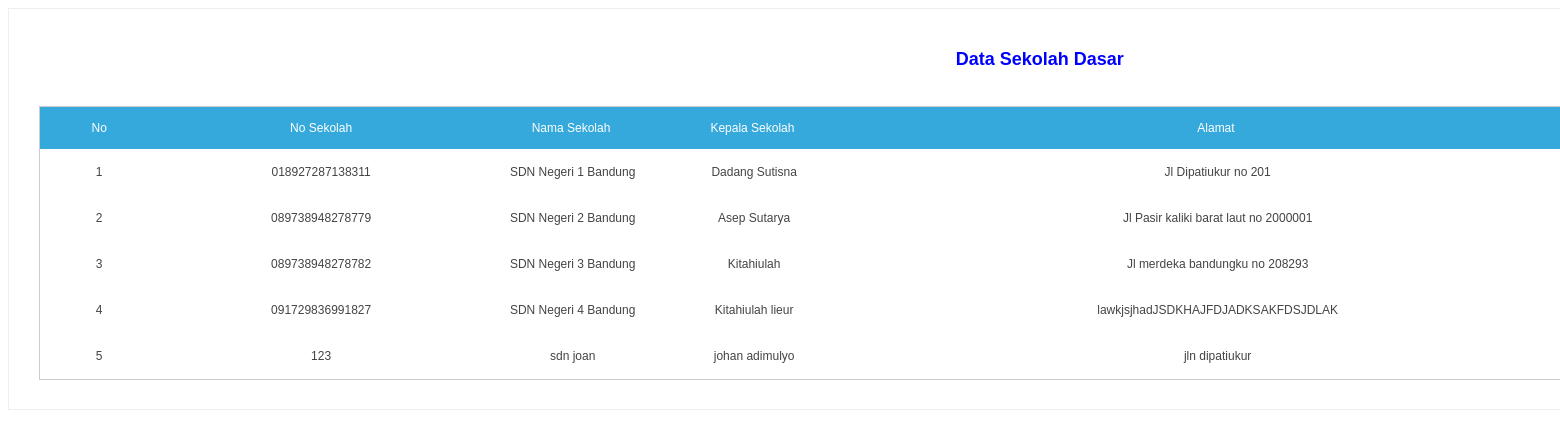
/lap-sekolahsd.php, run on the app's committed database.
### tables this page shows
CREATE TABLE `sekolah` (
  `nosd` varchar(15) NOT NULL,
  `sekolahasal` varchar(50) NOT NULL,
  `kepala` varchar(25) NOT NULL,
  `alamat` varchar(50) NOT NULL,
  `telp` varchar(50) NOT NULL
);

### lap-sekolahsd.php (the view, shortened to what this page needs)
<div style="border:1px solid rgb(238,238,238); padding:10px; overflow:auto; width:140%; height:380; background-color: white;">
<div style="padding-bottom: 30px;"></div>
<font color="blue" size="4" face="arial"><center><b> Data Sekolah Dasar </b></font></center>
<br />
<br />
<table width="95%" border="0" align="center" cellpadding="5" cellspacing="0" class="font table1" style="margin-right: 20px; margin-left: 20px;">
<tr bgcolor="#89C4F4">
<th width="30"> No </th>
<th width="50"> No Sekolah </th>
<th width="50" height="42">Nama Sekolah&nbsp; </th>
<th width="50">Kepala Sekolah&nbsp; </th>
<th width="50">Alamat&nbsp; </th>
</tr>
<?php
$Cari="SELECT * FROM sekolah ORDER BY nosd";
$Tampil = mysql_query($Cari);
$nomer=0;
while ( $hasil = mysql_fetch_array ($Tampil)) {
	$user2 = stripslashes ($hasil['nosd']);
$user = stripslashes ($hasil['sekolahasal']);
$nama = stripslashes ($hasil['kepala']);
$password = stripslashes ($hasil['alamat']);
$nomer++;
?>
<tr align="center">
<td height="32"><?=$nomer?>
<div align="center"></div></td>
<td><?=$user2?>
<div align="center"></div></td>
<td><?=$user?>
<div align="center"></div></td>
<td><?=$nama?>
<div align="center"></div></td>
<td><?=$password?>
<div align="center"></div></td>
</tr>
<?php
}
?>
</table>
</div>

### lap-sekolahsd.php (style rules this page uses)
table.font { font-size: 12px; }
.table1 { font-family: sans-serif; color: #444; border: #ccc 1px solid; }
.table1 tr th { background: #35A9DB; color: #fff; font-weight: normal; }

### data on the page
sekolah: nosd "018927287138311", sekolahasal "SDN Negeri 1 Bandung", kepala "Dadang Sutisna", alamat "Jl Dipatiukur no 201"
sekolah: nosd "089738948278779", sekolahasal "SDN Negeri 2 Bandung", kepala "Asep Sutarya", alamat "Jl Pasir kaliki barat laut no 2000001"
sekolah: nosd "089738948278782", sekolahasal "SDN Negeri 3 Bandung", kepala "Kitahiulah", alamat "Jl merdeka bandungku no 208293"
sekolah: nosd "091729836991827", sekolahasal "SDN Negeri 4 Bandung", kepala "Kitahiulah lieur", alamat "lawkjsjhadJSDKHAJFDJADKSAKFDSJDLAK"
sekolah: nosd "123", sekolahasal "sdn joan", kepala "johan adimulyo", alamat "jln dipatiukur"
